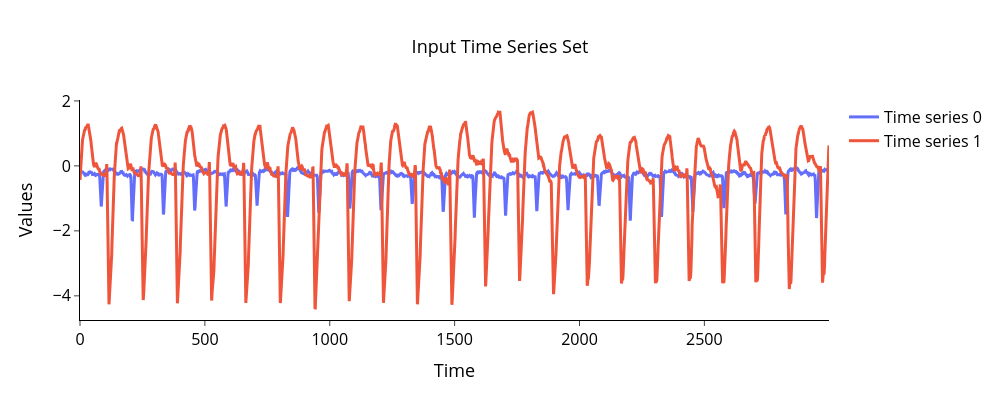

Notebook source saved alongside this figure:
### Code cell
plot_ts(ts_set)

### Figure 1 — Plotly figure (JSON) as saved in the notebook; plotly's stock layout.template omitted (floating-point values rounded to 4 significant figures; data arrays with more than 128 entries replaced by an {"elided": "..."} marker saying what was removed)
{"data": [{"line": {"width": 3}, "name": "Time series 0", "x": {"elided": "3000 int values"}, "y": {"elided": "3000 float values"}, "type": "scatter"}, {"line": {"width": 3}, "name": "Time series 1", "x": {"elided": "3000 int values"}, "y": {"elided": "3000 float values"}, "type": "scatter"}], "layout": {"xaxis": {"title": {"text": "Time", "font": {"size": 18, "color": "black"}}, "tickfont": {"size": 16, "color": "black"}, "showgrid": false, "linecolor": "#000", "ticks": "outside", "linewidth": 1, "tickwidth": 1}, "yaxis": {"title": {"text": "Values", "font": {"size": 18, "color": "black"}}, "tickfont": {"size": 16, "color": "black"}, "showgrid": false, "linecolor": "#000", "ticks": "outside", "zeroline": false, "linewidth": 1, "tickwidth": 1}, "title": {"font": {"size": 18, "color": "black"}, "text": "Input Time Series Set", "x": 0.5, "y": 0.9, "xanchor": "center", "yanchor": "top"}, "legend": {"font": {"size": 16, "color": "black"}}, "plot_bgcolor": "white", "paper_bgcolor": "white", "width": 1000, "height": 400}}
